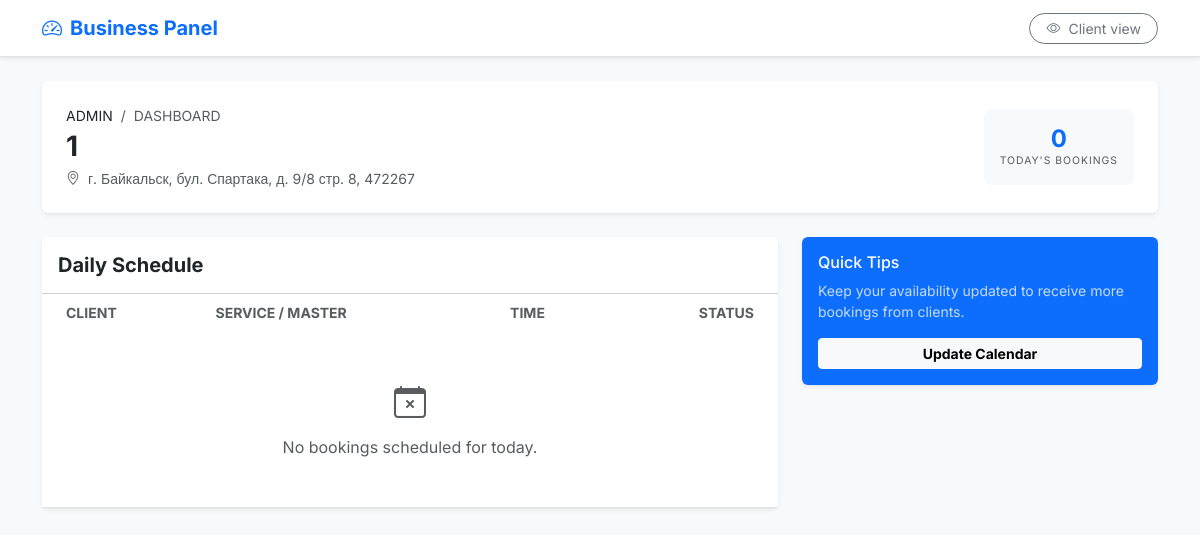
Screenshot of /business/dashboard/ (signed in) with the database file from the repository.
### marketplace/models.py (models this page shows, shortened)
class MultilingualMixin(models.Model):
    class Meta:
        abstract = True

class Salon(MultilingualMixin, models.Model):
    name_ru = models.CharField(max_length=200)
    name_en = models.CharField(max_length=200, blank=True)
    name_uz = models.CharField(max_length=200, blank=True)
    owner = models.ForeignKey(settings.AUTH_USER_MODEL, on_delete=models.CASCADE, related_name='salons', verbose_name="Владелец")
    category = models.ForeignKey(Category, on_delete=models.SET_NULL, null=True, related_name='salons', verbose_name="Категория")
    description_ru = models.TextField(blank=True, verbose_name="Описание (RU)")
    description_en = models.TextField(blank=True, verbose_name="Описание (EN)")
    description_uz = models.TextField(blank=True, verbose_name="Описание (UZ)")
    address = models.TextField(verbose_name="Адрес")
    phone = models.CharField(max_length=20, verbose_name="Телефон салона")
    logo = models.ImageField(upload_to=salon_logo_upload_to, blank=True, null=True)
    created_at = models.DateTimeField(auto_now_add=True, verbose_name="Дата создания")
    class Meta:
        verbose_name = "Салон"
        verbose_name_plural = "Салоны"

### marketplace/views.py (the view)
# urls.py: path("business/dashboard/", views.owner_dashboard, name="owner_dashboard"),
@login_required
def owner_dashboard(request):
    salons = request.user.salons.all()
    salon = salons.first()
    if not salon:
        return render(request, "business/dashboard.html", {"salon": None, "bookings": []})
    today = timezone.localdate()
    bookings = (
        Appointment.objects.filter(salon=salon, start_time__date=today)
        .select_related("client", "service", "master")
    )
    return render(request, "business/dashboard.html", {"salon": salon, "bookings": bookings})

### templates/business/dashboard.html (shortened to what this page needs)
{% extends 'base.html' %}
{% load tz %}
{% load static %}
{% block content %}
<nav class="navbar navbar-expand-lg navbar-light bg-white border-bottom sticky-top shadow-sm mb-4">
  <div class="container">
    <span class="navbar-brand fw-bold text-primary">
        <i class="bi bi-speedometer2 me-2"></i>Business Panel
    </span>
    <div class="ms-auto">
      <a class="btn btn-sm btn-outline-secondary rounded-pill px-3" href="{% url 'marketplace:salon_list' %}">
        <i class="bi bi-eye me-1"></i> Client view
      </a>
    </div>
  </div>
</nav>
<main class="container pb-5">
  {% if not salon %}
    <div class="row justify-content-center">
        <div class="col-md-6">
            <div class="card border-0 shadow-sm text-center p-5">
                <i class="bi bi-shop fs-1 text-muted mb-3"></i>
                <h4>No Salon Found</h4>
                <p class="text-muted">You haven't registered a business yet.</p>
            </div>
        </div>
    </div>
  {% else %}
    <div class="row mb-4">
        <div class="col-12">
            <div class="card border-0 shadow-sm overflow-hidden">
                <div class="card-body p-4">
                    <div class="d-flex justify-content-between align-items-center flex-wrap gap-3">
                        <div>
                            <nav aria-label="breadcrumb">
                                <ol class="breadcrumb mb-1">
                                    <li class="breadcrumb-item small text-uppercase">Admin</li>
                                    <li class="breadcrumb-item small text-uppercase active">Dashboard</li>
                                </ol>
                            </nav>
                            <h1 class="h3 mb-1 fw-bold">{{ salon.name_ru }}</h1>
                            <p class="text-muted mb-0 small">
                                <i class="bi bi-geo-alt me-1"></i> {{ salon.address }}
                            </p>
                        </div>
                        <div class="bg-light p-3 rounded-3 text-center">
                            <div class="h4 mb-0 fw-bold text-primary">{{ bookings|length }}</div>
                            <div class="text-muted small text-uppercase" style="font-size: 0.65rem; letter-spacing: 1px;">Today's Bookings</div>
                        </div>
                    </div>
                </div>
            </div>
        </div>
    </div>
    <div class="row">
        <div class="col-lg-8">
            <div class="card border-0 shadow-sm">
                <div class="card-header bg-white py-3 d-flex justify-content-between align-items-center">
                    <h5 class="mb-0 fw-bold">Daily Schedule</h5>
                </div>
                <div class="card-body p-0">
                    <div class="table-responsive">
                        <table class="table table-hover align-middle mb-0">
                            <thead class="bg-light">
                                <tr>
                                    <th class="ps-4 border-0 small text-muted">CLIENT</th>
                                    <th class="border-0 small text-muted">SERVICE / MASTER</th>
                                    <th class="border-0 small text-muted">TIME</th>
                                    <th class="pe-4 border-0 small text-muted text-end">STATUS</th>
                                </tr>
                            </thead>
                            <tbody>
                                {% for b in bookings %}
                                <tr class="booking-row">
                                    <td class="ps-4">
                                        <div class="fw-bold">{{ b.client }}</div>
                                    </td>
                                    <td>
                                        <div class="small">{{ b.service }}</div>
                                        <div class="text-muted small">{{ b.master }}</div>
                                    </td>
                                    <td>
                                        <div class="fw-semibold">{{ b.start_time|localtime|date:"H:i" }}</div>
                                    </td>
                                    <td class="pe-4 text-end">
                                        <span class="status-badge status-confirmed">
                                            {{ b.get_status_display }}
                                        </span>
                                    </td>
                                </tr>
                                {% empty %}
                                <tr>
                                    <td colspan="4" class="text-center py-5 text-muted">
                                        <i class="bi bi-calendar-x d-block fs-2 mb-2"></i>
                                        No bookings scheduled for today.
                                    </td>
                                </tr>
                                {% endfor %}
                            </tbody>
                        </table>
                    </div>
                </div>
            </div>
        </div>
        <div class="col-lg-4 mt-4 mt-lg-0">
            <div class="card border-0 shadow-sm bg-primary text-white mb-3">
                <div class="card-body">
                    <h6>Quick Tips</h6>
                    <p class="small opacity-75">Keep your availability updated to receive more bookings from clients.</p>
                    <a href="#" class="btn btn-sm btn-light w-100 fw-bold">Update Calendar</a>
                </div>
            </div>
        </div>
    </div>
  {% endif %}
</main>
{% endblock content %}

### static/css/styles.css (style rules this page uses)
:root { --booksy-teal: #00a3ad; --booksy-dark: #101928; --booksy-gray: #75767a; --bg-light: #f7f7f9; }
body, html { height: 100%; font-family: "Inter", sans-serif; color: var(--booksy-dark); background-color: #fff; }

### rows the page displays
Salon: name_ru "1", address "г. Байкальск, бул. Спартака, д. 9/8 стр. 8, 472267"

### other values shown
{{ bookings|length }} "0"
